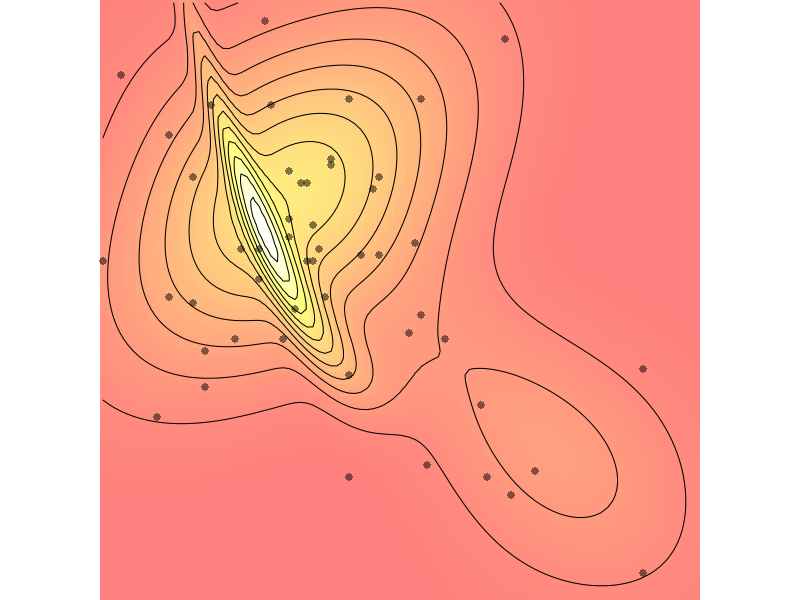

Write R code to recreate this figure. (Note: this script raises an error after producing the figure.)
rm(list=ls())

dmvnorm <- function(x, mean, sigma){
  as.numeric(exp(-.5*t(x-mean)%*%solve(sigma)%*%(x-mean)) /
               sqrt((2*pi)^length(mean)*det(sigma)))
}

#create a density over a grid
create_prob_grid <- function(xlim, ylim, density_func, grid_size = 100){
  xseq <- seq(xlim[1], xlim[2], length.out = grid_size)
  yseq <- seq(ylim[1], ylim[2], length.out = grid_size)

  mat <- sapply(yseq, function(y){ sapply(xseq,
                                          function(x){density_func(x,y)})})

  rownames(mat) <- yseq; colnames(mat) <- xseq
  mat/sum(mat)
}

#plot the density
plot_grid <- function(mat, type = c("contour"), alpha = 0.5, nlevels = 10, ...){
  xseq <- as.numeric(colnames(mat)); yseq <- as.numeric(rownames(mat))

  image(xseq, yseq, mat, col = heat.colors(100, alpha = alpha), ...)
  contour(xseq, yseq, mat, nlevels = nlevels, add = T, drawlabels = F, ...)
}

#sample from the density grid
sample_from_grid <- function(mat, n = 50){
  xseq <- as.numeric(colnames(mat)); yseq <- as.numeric(rownames(mat))
  h <- nrow(mat); w <- ncol(mat)
  vec <- as.numeric(mat); len <- length(vec)
  idx <- sample(1:len, n, prob = vec, replace = T)

  dat <- sapply(idx, function(i){
    x <- ifelse(i %% h == 0, h, i %% h)
    y <- ceiling(i/h)
    c(xseq[x],yseq[y])
  })

  t(dat)
}

##################

set.seed(10)

density_func <- function(x,y){
  val1 <- dmvnorm(c(x,y), mean = c(-2,2), sigma = 2*matrix(c(2,-1,-1,2),2,2))
  val2 <- dmvnorm(c(x,y), mean = c(-1.8,1.8), sigma = 2*matrix(c(2,1,1,2),2,2))
  val3 <- dmvnorm(c(x,y), mean = c(3,-3), sigma = matrix(c(3,.2,.2,3),2,2))
  val4 <- dmvnorm(c(x,y), mean = c(2,-2), sigma = matrix(c(3,-2,-2,3),2,2))
  val5x <- dnorm(x, mean = -2)
  val5y <- dnorm(x^2-3-2*y)

  0.4*val1 + 2*val2 + 0.3*val3 + 0.3*val4 + 0.5*val5x*val5y
}

xlim <- c(-5, 5); ylim <- c(-5, 5)
mat <- create_prob_grid(xlim, ylim, density_func)

par(mar = rep(0, 4))
plot_grid(mat, asp = T, xlab = "", ylab = "", xaxt = "n", yaxt = "n", bty = "n")
set.seed(5)
dat <- sample_from_grid(mat, n = 50)
points(dat, pch = 16, col = rgb(0,0,0,0.5))
res <- ols(dat)
plot_ols(res, xlim, lwd = 4, lty = 4, col = "blue")

pop_ols <- population_ols(mat, betalim = c(-1,1))
plot_ols(pop_ols, xlim, lwd = 4, lty = 4)

reg <- population_regression(mat)
lines(reg[,1], reg[,2], lwd = 4, col = 3)
